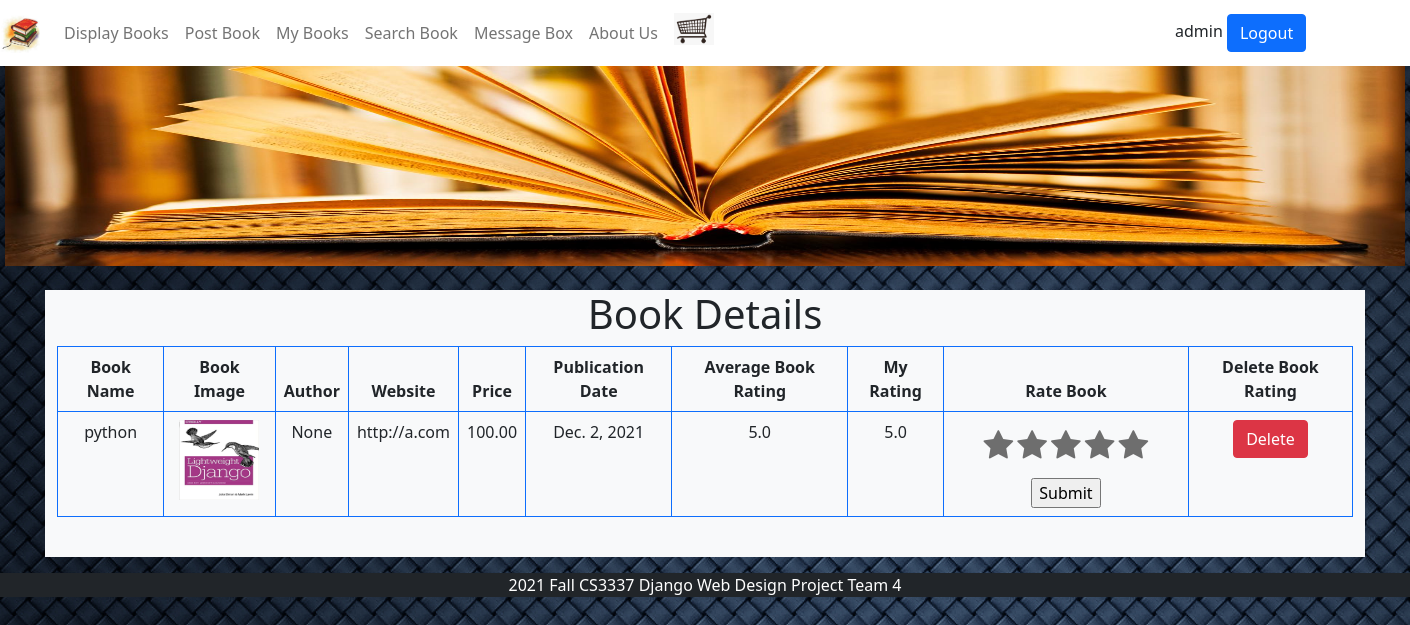
Page /book_detail/1 (signed in) on the committed database.
### bookMng/models.py (models this page shows, shortened)
class Book(models.Model):
    name = models.CharField(max_length=200)
    web = models.URLField(max_length=200)
    price = models.DecimalField(decimal_places=2, max_digits=6)
    publishdate = models.DateField(auto_now=True)
    picture = models.FileField(upload_to='bookEx/static/uploads')
    pic_path = models.CharField(max_length=300, editable=False, blank=True)
    username = models.ForeignKey(User, blank=True, null=True, on_delete=models.CASCADE)
    avg_rating = models.DecimalField(decimal_places=1, max_digits=65, default=5)

class BookRating(models.Model):
    rating = models.DecimalField(decimal_places=1, max_digits=2,
                                 validators=[MinValueValidator(1.0), MaxValueValidator(5.0)], default=5)
    username = models.ForeignKey(User, blank=True, null=True, on_delete=models.CASCADE)
    book = models.ForeignKey(Book, blank=True, null=True, on_delete=models.CASCADE)

### bookMng/views.py (the view, shortened to what this page needs)
# urls.py: path('book_detail/<int:book_id>',views.book_detail, name='book_detail'),
@login_required(login_url=reverse_lazy('login'))
def book_detail(request, book_id):
    book = Book.objects.get(id=book_id)
    book.pic_path = book.picture.url[14:]
    form = BookRatingForm(request.POST, request.FILES)
    lookups = Q(book=book) & Q(username=request.user)
    results = BookRating.objects.filter(lookups).distinct()
    result = None
    for res in results:
        result = res
        break
    all_ratings = BookRating.objects.filter(book=book)
    total_rating = 0
    total_number_of_ratings = 0
    for rating in all_ratings:
        total_number_of_ratings += 1
        total_rating += rating.rating
    if total_number_of_ratings != 0:
        book.avg_rating = total_rating / total_number_of_ratings
    return render(request,
                  'bookMng/book_detail.html',
                  {
                      'item_list': MainMenu.objects.all(),
                      'book': book,
                      'form': form,
                      'book_rating': result.rating,
                  })

### bookMng/forms.py
class BookRatingForm(ModelForm):
    class Meta:
        model = BookRating
        fields = [
            'rating',
        ]

### bookEx/templates/bookMng/book_detail.html (shortened to what this page needs)
{% extends "base.html" %}
{% load static %}
{% block content %}
<h1 align="center"> Book Details </h1>
<table class="table table-bordered border-primary">
    <thead class="thead-light">
    <tr align="center">
        <th scope="col">Book Name</th>
        <th scope="col">Book Image</th>
        <th scope="col">Author</th>
        <th scope="col">Website</th>
        <th scope="col">Price</th>
        <th scope="col">Publication Date</th>
        <th scope="col">Average Book Rating</th>
        <th scope="col">My Rating</th>
        <th scope="col">Rate Book</th>
        <th scope="col">Delete Book Rating</th>
    </tr>
    </thead>
    <tr align="center">
        <td>{{ book.name }}</td>
        <td>
            <img src="{% static book.pic_path %}" width="80" height="80">
        </td>
        <td>{{ book.username }}</td>
        <td>{{ book.web }}</td>
        <td>{{ book.price }}</td>
        <td>{{ book.publishdate }}</td>
        <td>{{ book.avg_rating }}</td>
        <td>{{ book_rating }}</td>
        <td>
            <form action="" enctype="multipart/form-data" method="post" novalidate>
                <div class="rate">
                <input type="radio" name="rating" id="rating 5" value="5" required /><label for="rating 5" title="5"></label>
                <input type="radio" name="rating" id="rating 4" value="4" required /><label for="rating 4" title="4"></label>
                <input type="radio" name="rating" id="rating 3" value="3" required /><label for="rating 3" title="3"></label>
                <input type="radio" name="rating" id="rating 2" value="2" required /><label for="rating 2" title="2"></label>
                <input type="radio" name="rating" id="rating 1" value="1" required /><label for="rating 1" title="1"></label>
                </div>
                <input type="submit" value="Submit">
            </form>
        </td>
        <td align="center">
            <a class="btn btn-danger" href="rating_delete/{{ book.id }}" role="button">Delete</a>
        </td>
    </tr>
</table>
<br>
{% endblock content %}

### bookEx/templates/base.html (shortened to what this page needs)
{% load static %}
<!DOCTYPE html>
<html lang="en">
<head>
    <link href="{% static 'main.css' %}" rel="stylesheet" type="text/css">
    <link href="https://cdn.jsdelivr.net/npm/bootstrap@5.0.2/dist/css/bootstrap.min.css" rel="stylesheet">
    <link href="{% static 'stars.css' %}" rel="stylesheet" type="text/css"/>
    <link rel="stylesheet" href="https://cdnjs.cloudflare.com/ajax/libs/font-awesome/4.7.0/css/font-awesome.min.css">
</head>
<body style="background-image: url('{% static 'bg.jpg' %}');">
    <nav class="navbar navbar-expand-sm navbar-light sticky-top" style="background-color: white;">
        <a class="navbar-brand " href="/">
            <img src="{% static 'logo.jfif' %}" width="40" height ="40" alt=""/>
        </a>
        <div class="collapse navbar-collapse">
            <ul class="navbar-nav mr-auto">
                    <li class="nav-item">
                        <a class="nav-link" href="\displaybooks">Display Books</a>
                    </li>
                    <li class="nav-item">
                        <a class="nav-link" href="\postbook">Post Book</a>
                    </li>
                    <li class="nav-item">
                        <a class="nav-link" href="\mybooks">My Books</a>
                    </li>
                    <li class="nav-item">
                        <a class="nav-link" href="\search">Search Book</a>
                    </li>
                    <li class="nav-item">
                        <a class="nav-link" href="\messagebox">Message Box</a>
                    </li>
                    <li class="nav-item">
                        <a class="nav-link" href="\aboutus">About Us</a>
                    </li>
                    {% if user.is_authenticated %}
                        <div class="px-2">
                            <a href="{% url 'shoppingcart' %}">
                                <img src= "{% static 'cart_logo.png' %}" class="" style="width: 40px">
                            </a>
                        </div>
                    {% endif %}
                </ul>
        </div>
        <div class="col-sm-2" align="justify">
            {% if user.is_authenticated %}
                {{ user.username }}
                <a class="btn btn-primary" href="{% url 'logout' %}?next=/" role="button">Logout</a>
            {% else %}
                Not Logged in
                <a class="btn btn-primary" href="{% url 'login' %}?next=/" role="button">Login</a>
            {% endif %}
        </div>
    </nav>
    <div class="col-md-12 col-lg-12" >
        <div class="px-0" align="center">
            <img src="{% static 'topbanner.jpg' %}" width="1400" height="200" alt=""/>
        </div>
    </div>
    <br>
    <div class="container bg-light">
        {% block content %}{% endblock content %}
    </div>
    <div id="footer" class="col-12 mt-3 text-white bg-dark" align="center">
        2021 Fall CS3337 Django Web Design Project Team 4
    </div>
</body>
</html>

### bookEx/static/stars.css (style rules this page uses)
.rate { display: inline-block; }
.rate > label { float: right; color: #6E6E6E; }
.rate > label:before { display: inline-block; font-size: 2em; font-family: FontAwesome; content: "\f005"; padding: 2px; }

### rows in the picture
Book: name "python", pic_path (picture), username "None", web "http://a.com", price "100.00", publishdate "Dec. 2, 2021", avg_rating "5.0"
BookRating: rating "5.0"

### other values in the picture
{{ user.username }} "admin"
